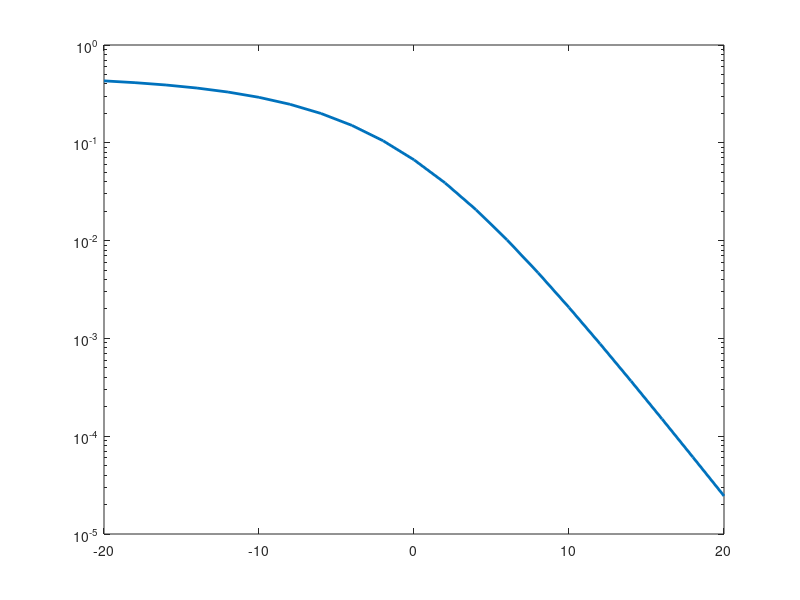

Source code (MATLAB): (Note: this script raises an error after producing the figure.)

%% 瑞利信道 - 一发两收 EGC 合并算法仿真

%% 变量声明
% M = 2，代表BPSK
M = 2;
% 数据点个数
len = 500000;
% 随机生成的原始数据
data = randi([0 1], 1, len);
% 信噪比范围 (dB)
EbN0dB = -20 : 2 : 20;

%% 理论结果
% 平均信噪比
EbN0 = 10.^(EbN0dB/10);
Pb = 0.5 * (1 - sqrt(1 - 1 ./ (1 + EbN0) .^ 2));
semilogy(EbN0dB, Pb, 'LineWidth', 2);

hold on

%% 仿真结果

% bpsk调制后信号
modSig = bpskMod(data);
% 接收到的信号，提前声明，加快循环速度
recSig = zeros(2, len);
% 信号通过瑞利信道衰减 Gk，提前声明，加快循环速度
G = zeros(2, len);
% 合并比 Ak，提前声明，加快循环速度
A = zeros(2, len);
% 合并后的信号，提前声明，加快循环速度
finSig = zeros(1, len);
% 解调获得的数据，提前声明，加快循环速度
finData = zeros(1, len);
% 错误概率
errRate = zeros(1, length(EbN0dB));

% 仿真开始
for i = 1:length(EbN0dB)
    % 噪声方差
    sigma_v2 = 10 ^ (EbN0dB(i) / -10) / (2 * log2(M));
    % 噪声功率 N0
    N0 = sigma_v2 / 2;
    % 通过瑞利信道，并叠加高斯噪声
    [recSig(1,:), G(1,:)] = RayAWGN(modSig, EbN0dB(i), M);
    [recSig(2,:), G(2,:)] = RayAWGN(modSig, EbN0dB(i), M);
    % 合并比计算
    A = conj(G) ./ abs(G);
    % 乘以合并系数
    recSig = recSig .* A;
    % 将两个信号叠加
    finSig = recSig(1 , :) + recSig(2 , :);
    finData = bpskDemod(finSig);
    [~, errRate(i)] = ErrRate(data, finData);
end
semilogy(EbN0dB, errRate, 'r*','LineWidth', 0.7, 'MarkerSize' , 9);
grid on
title({'Plot', [num2str(len), '点瑞利信道EGC算法仿真结果']})
legend('EGC 理论结果', '实际结果')
xlabel('$$\frac{E_b}{N_o}\space (dB)$$', 'Interpreter', 'latex')
ylabel('BER (对数坐标)')